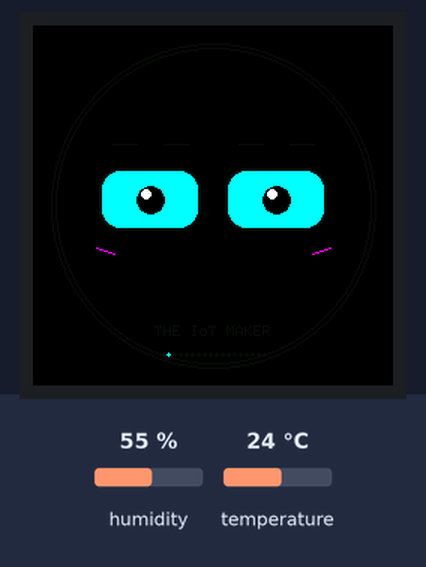
The sketch below on a simulated ESP32-C3. Parts: 240×240 colour display. The test bench sets the inputs (shaded band); at power-on: humidity 55 %, temperature 24 °C. WiFi joins after 1.5 s; servers stay silent unless stated; the local clock reads 2024-03-15 10:24:30 at power-on unless the sketch sets it; random numbers use the default seed unless the sketch sets one; what the sketch prints to the serial monitor is not drawn.

Above: at 4.2 s.
4.3 s: humidity set to 22 %
At 7.9 s:
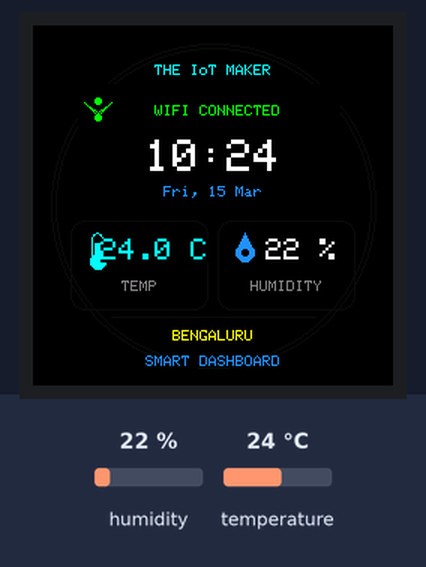
11.1 s: temperature set to 12 °C
At 16.2 s:
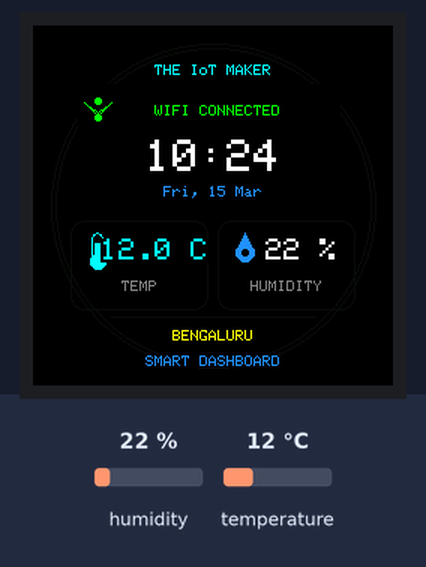
16.5 s: humidity set to 40 %
At 18.9 s:
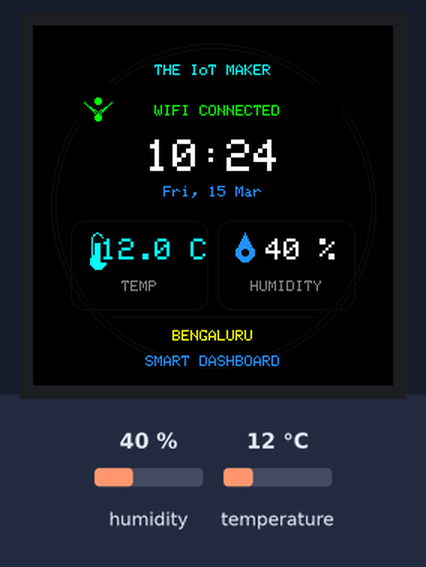
22.1 s: temperature set to 19 °C
At 32.1 s:
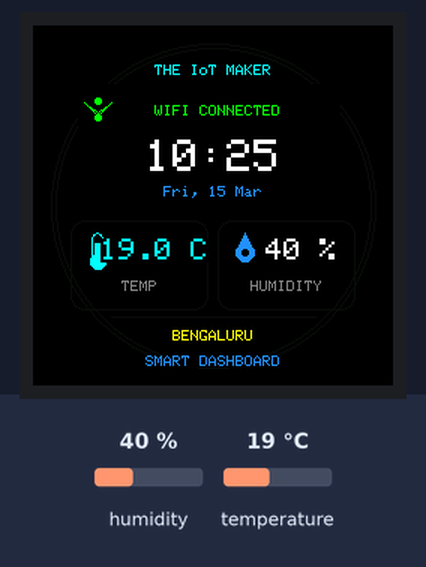
Timing chart, 0 to 33.6 s (numbered marks = the images above; inputs shaded):
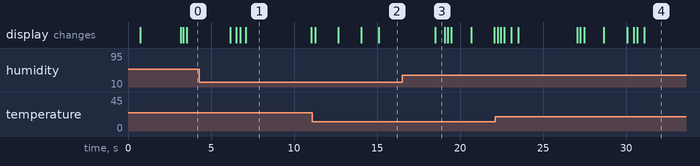

Measured:
- what the display in image 1 shows lasts 3.9 s, from 7.1 s to 11.0 s
- what the display in image 3 shows lasts 0.6 s, from 18.5 s to 19.1 s

The sketch:

esp32c3_gc9a01_companion.ino
```cpp
#define LGFX_USE_V1
#include <Arduino.h>
#include <WiFi.h>
#include <time.h>
#include <DHT.h>
#include <LovyanGFX.hpp>
#include "iot_maker_logo_240.h"

// =====================================================
// WIFI SETTINGS
// =====================================================
const char* WIFI_SSID = "esp";
const char* WIFI_PASSWORD = "YOUR_WIFI_PASSWORD";  // Paste your password locally before uploading.

// Display Configuration Labels
const char* LOCATION_NAME = "BENGALURU";
const long GMT_OFFSET_SEC = 19800;  // India Standard Time (UTC+5:30)
const int DAYLIGHT_OFFSET_SEC = 0;
const char* NTP_SERVER = "pool.ntp.org";

// =====================================================
// DHT11 SENSOR CONFIGURATION
// =====================================================
#define DHT_PIN 3
#define DHT_TYPE DHT11
DHT dht(DHT_PIN, DHT_TYPE);

// =====================================================
// MULTI-SYSTEM DRIVER DEFINITION
// =====================================================
class LGFX_ESP32C3_GC9A01 : public lgfx::LGFX_Device {
  lgfx::Panel_GC9A01 panel;
  lgfx::Bus_SPI bus;

public:
  LGFX_ESP32C3_GC9A01() {
    auto cfg = bus.config();
    cfg.spi_host = SPI2_HOST;
    cfg.spi_mode = 0;
    cfg.freq_write = 20000000;  // 20MHz stabilizes data throughput to avoid antenna jamming
    cfg.freq_read = 16000000;
    cfg.pin_sclk = 4;
    cfg.pin_mosi = 6;
    cfg.pin_miso = -1;
    cfg.pin_dc = 1;
    bus.config(cfg);
    panel.setBus(&bus);

    auto pc = panel.config();
    pc.pin_cs = 7;
    pc.pin_rst = 0;
    pc.pin_busy = -1;
    pc.panel_width = 240;
    pc.panel_height = 240;
    pc.memory_width = 240;
    pc.memory_height = 240;
    pc.offset_x = 0;
    pc.offset_y = 0;
    pc.invert = true;
    pc.rgb_order = false;
    panel.config(pc);
    setPanel(&panel);
  }
};

LGFX_ESP32C3_GC9A01 tft;
// Face graphics are drawn directly to the TFT to avoid a large framebuffer.

// =====================================================
// COLOR SPECTRUM SYSTEM
// =====================================================
constexpr uint16_t BLACK = 0x0000;
constexpr uint16_t NAVY = 0x0861;
constexpr uint16_t CYAN = 0x07FF;
constexpr uint16_t BLUE = 0x249F;
constexpr uint16_t WHITE = 0xFFFF;
constexpr uint16_t YELLOW = 0xFFE0;
constexpr uint16_t GREEN = 0x07E0;
constexpr uint16_t RED = 0xF800;
constexpr uint16_t GREY = 0x8410;
constexpr uint16_t PINK = 0xF81F;
constexpr uint16_t PURPLE = 0xA81F;

constexpr int CX = 120;
constexpr int CY = 120;

// =====================================================
// STATE REGISTERS & GLOBAL ENGINE TIMER BLOCKS
// =====================================================
enum OperationalMode { MODE_FACE,
                       MODE_DASHBOARD };
OperationalMode currentMode = MODE_FACE;
uint32_t lastModeSwitchTime = 0;
constexpr uint32_t MODE_SWITCH_INTERVAL_MS = 4000;  // Cycles screens every 4 seconds

// Sensor Tracking Fields
float temperatureC = NAN;
float humidityPct = NAN;
bool sensorValid = false;
bool clockValid = false;
bool ntpRequested = false;

uint32_t lastSensorRead = 0;
uint32_t lastDisplayUpdate = 0;
uint32_t lastWiFiAttempt = 0;
const uint32_t SENSOR_INTERVAL_MS = 2500;
const uint32_t DISPLAY_INTERVAL_MS = 500;
const uint32_t WIFI_RETRY_MS = 15000;

// Robotic Expressions Fields
enum Emotion {
  NEUTRAL,
  HAPPY,
  SAD,
  ANGRY,
  SLEEPY,
  SURPRISED,
  CURIOUS,
  CONFUSED,
  EXCITED,
  SUSPICIOUS,
  SCARED,
  LOVE,
  DIZZY,
  THINKING,
  CRYING,
  PLAYFUL,
  TIRED,
  DETERMINED,
  EMOTION_COUNT
};

Emotion emotion = NEUTRAL;
uint32_t emotionTimer = 0;
uint32_t frameTimer = 0;
uint32_t blinkTimer = 0;
uint32_t blinkStart = 0;
uint32_t gazeTimer = 0;

int gazeX = 0;
int gazeY = 0;
bool blinking = false;
constexpr uint32_t EMOTION_MS = 3000;
constexpr uint32_t FRAME_MS = 200;  // Direct TFT redraw; reduces unnecessary refresh traffic.
constexpr uint32_t BLINK_MS = 150;

// =====================================================
// TEXT & GRAPHICS HELPERS
// =====================================================
void centeredText(const char* text, int x, int y, uint16_t color, int size = 1) {
  tft.setTextDatum(middle_center);
  tft.setTextColor(color, BLACK);
  tft.setTextSize(size);
  tft.drawString(text, x, y);
}

void clearTextArea(int x, int y, int w, int h) {
  tft.fillRect(x, y, w, h, BLACK);
}

void drawWiFiIcon(int x, int y, bool connected) {
  uint16_t c = connected ? GREEN : RED;
  tft.fillCircle(x, y - 7, 2, c);
  tft.drawLine(x - 5, y - 3, x, y + 1, c);
  tft.drawLine(x + 5, y - 3, x, y + 1, c);
  tft.drawLine(x - 9, y - 6, x, y + 3, c);
  tft.drawLine(x + 9, y - 6, x, y + 3, c);
  tft.fillCircle(x, y + 4, 2, c);
}

void drawThermometer(int x, int y) {
  tft.drawRoundRect(x - 4, y - 10, 8, 20, 4, CYAN);
  tft.fillCircle(x, y + 9, 5, CYAN);
  tft.fillRect(x - 2, y - 3, 4, 12, CYAN);
}

void drawHumidityIcon(int x, int y) {
  tft.fillTriangle(x, y - 10, x - 6, y + 2, x + 6, y + 2, BLUE);
  tft.fillCircle(x, y + 3, 6, BLUE);
  tft.fillCircle(x, y + 3, 2, BLACK);
}

// =====================================================
// EXPRESIONS GENERATOR RENDERING HELPER PIPELINES
// =====================================================
void sparkle(int x, int y, int r, uint16_t color) {
  tft.drawLine(x - r, y, x + r, y, color);
  tft.drawLine(x, y - r, x, y + r, color);
  tft.drawLine(x - r / 2, y - r / 2, x + r / 2, y + r / 2, color);
  tft.drawLine(x - r / 2, y + r / 2, x + r / 2, y - r / 2, color);
}

void heart(int x, int y, int s, uint16_t color) {
  tft.fillCircle(x - s / 3, y - s / 4, s / 3, color);
  tft.fillCircle(x + s / 3, y - s / 4, s / 3, color);
  tft.fillTriangle(x - s * 2 / 3, y - s / 5, x + s * 2 / 3, y - s / 5, x, y + s, color);
}

void eyebrows(int x, int y, Emotion e) {
  int lx = x - 17;
  int rx = x + 17;
  int by = y - 37;
  switch (e) {
    case ANGRY:
    case DETERMINED:
      tft.drawLine(lx - 12, by - 5, lx + 12, by + 4, CYAN);
      tft.drawLine(rx - 12, by + 4, rx + 12, by - 5, CYAN);
      break;
    case SAD:
    case CRYING:
      tft.drawLine(lx - 12, by + 4, lx + 12, by - 4, BLUE);
      tft.drawLine(rx - 12, by - 4, rx + 12, by + 4, BLUE);
      break;
    case SURPRISED:
    case SCARED:
    case EXCITED:
      tft.drawLine(lx - 10, by - 5, lx + 10, by - 5, CYAN);
      tft.drawLine(rx - 10, by - 5, rx + 10, by - 5, CYAN);
      break;
    case CONFUSED:
    case CURIOUS:
    case SUSPICIOUS:
      tft.drawLine(lx - 10, by - 3, lx + 10, by, CYAN);
      tft.drawLine(rx - 10, by, rx + 10, by - 6, CYAN);
      break;
    default:
      tft.drawLine(lx - 8, by, lx + 8, by, NAVY);
      tft.drawLine(rx - 8, by, rx + 8, by, NAVY);
      break;
  }
}

void drawEye(int x, int y, int w, int h, Emotion e, bool closed, uint16_t color) {
  if (closed || h < 5) {
    tft.drawLine(x - w / 2, y, x - w / 4, y + 3, color);
    tft.drawLine(x - w / 4, y + 3, x, y + 4, color);
    tft.drawLine(x, y + 4, x + w / 4, y + 3, color);
    tft.drawLine(x + w / 4, y + 3, x + w / 2, y, color);
    return;
  }
  tft.fillRoundRect(x - w / 2 - 2, y - h / 2 - 2, w + 4, h + 4, 14, NAVY);
  tft.fillRoundRect(x - w / 2, y - h / 2, w, h, 12, color);
  int px = x + gazeX;
  int py = y + gazeY;
  if (e == LOVE) {
    heart(px, py - 2, 16, PINK);
  } else if (e == DIZZY) {
    tft.drawLine(px - 7, py - 7, px + 7, py + 7, BLACK);
    tft.drawLine(px + 7, py - 7, px - 7, py + 7, BLACK);
  } else if (e == EXCITED) {
    tft.fillCircle(px, py, 6, WHITE);
    tft.drawCircle(px, py, 9, BLUE);
  } else {
    tft.fillCircle(px, py, 9, BLACK);
    tft.fillCircle(px - 3, py - 4, 3, WHITE);
  }
  if (e == SLEEPY || e == TIRED) {
    tft.fillRect(x - w / 2, y - h / 2, w, h / 3, BLACK);
    tft.drawLine(x - w / 2, y - h / 6, x + w / 2, y - h / 6, color);
  }
  if (e == ANGRY || e == DETERMINED) { tft.fillTriangle(x - w / 2, y - h / 2, x + w / 2, y - h / 2, x + w / 2, y - h / 5, BLACK); }
  if (e == SAD || e == CRYING) { tft.fillTriangle(x - w / 2, y - h / 2, x + w / 2, y - h / 2, x - w / 2, y + h / 5, BLACK); }
}

void drawExtras(Emotion e) {
  switch (e) {
    case HAPPY:
      tft.drawLine(42, 148, 54, 152, PINK);
      tft.drawLine(186, 152, 198, 148, PINK);
      break;
    case EXCITED:
      sparkle(37, 86, 6, YELLOW);
      sparkle(203, 86, 6, YELLOW);
      break;
    case LOVE:
      heart(39, 86, 11, PINK);
      heart(201, 86, 11, PINK);
      break;
    case DIZZY:
      tft.drawCircle(120, 181, 6, PURPLE);
      tft.drawCircle(120, 181, 3, PURPLE);
      break;
    case THINKING:
      tft.drawCircle(191, 78, 4, CYAN);
      tft.drawCircle(202, 67, 3, CYAN);
      break;
    case CRYING:
      tft.fillCircle(66, 151, 4, CYAN);
      tft.fillCircle(174, 151, 4, CYAN);
      tft.fillTriangle(62, 153, 70, 153, 66, 163, CYAN);
      tft.fillTriangle(170, 153, 178, 153, 174, 163, CYAN);
      break;
    case PLAYFUL:
      tft.drawLine(108, 180, 120, 187, PINK);
      tft.drawLine(120, 187, 132, 180, PINK);
      break;
    case SCARED: tft.drawCircle(120, 181, 8, BLUE); break;
    default: break;
  }
}

// =====================================================
// VIEW RENDER EXECUTION PLANNERS
// =====================================================
void renderFace() {
  tft.fillScreen(BLACK);
  tft.drawCircle(CX, CY, 108, NAVY);
  tft.drawCircle(CX, CY, 105, NAVY);

  int w = 64;
  int h = 54;
  int ey = 116;
  int gx = gazeX;
  int gy = gazeY;
  uint16_t color = CYAN;
  bool forcedClosed = false;

  switch (emotion) {
    case HAPPY:
      w = 64;
      h = 38;
      break;
    case SAD:
      w = 64;
      h = 49;
      gy = 4;
      color = BLUE;
      break;
    case ANGRY:
      w = 64;
      h = 43;
      color = BLUE;
      break;
    case SLEEPY:
      w = 64;
      h = 32;
      forcedClosed = true;
      color = BLUE;
      break;
    case SURPRISED:
      w = 58;
      h = 62;
      break;
    case CURIOUS:
      w = 60;
      h = 50;
      gx = 7;
      break;
    case CONFUSED:
      w = 64;
      h = 45;
      gx = -4;
      break;
    case EXCITED:
      w = 64;
      h = 58;
      color = YELLOW;
      break;
    case SUSPICIOUS:
      w = 64;
      h = 36;
      gx = 8;
      color = BLUE;
      break;
    case SCARED:
      w = 58;
      h = 60;
      color = BLUE;
      break;
    case LOVE:
      w = 64;
      h = 52;
      color = PINK;
      break;
    case DIZZY:
      w = 64;
      h = 52;
      color = PURPLE;
      break;
    case THINKING:
      w = 64;
      h = 48;
      gx = 9;
      gy = -5;
      break;
    case CRYING:
      w = 64;
      h = 44;
      color = BLUE;
      break;
    case PLAYFUL:
      w = 64;
      h = 45;
      gx = -5;
      break;
    case TIRED:
      w = 64;
      h = 32;
      color = BLUE;
      break;
    case DETERMINED:
      w = 64;
      h = 42;
      color = BLUE;
      break;
    default: break;
  }

  const int leftX = 78;
  const int rightX = 162;
  eyebrows(leftX, ey, emotion);
  eyebrows(rightX, ey, emotion);
  bool closed = blinking || forcedClosed;

  drawEye(leftX, ey, w, h, emotion, closed, color);

  drawEye(rightX, ey, w, h, emotion, closed, color);
  drawExtras(emotion);
  tft.setTextDatum(middle_center);
  tft.setTextColor(NAVY, BLACK);
  tft.setTextSize(1);
  tft.drawString("THE IoT MAKER", CX, 204);
  int sx = CX - 34;
  for (int i = 0; i < EMOTION_COUNT; i++) {
    tft.fillCircle(sx + i * 4, 219, 1, (i == emotion) ? CYAN : NAVY);
  }
}
void drawHomeLayout() {
  tft.fillScreen(BLACK);
  tft.drawCircle(CX, CY, 108, NAVY);
  tft.drawCircle(CX, CY, 105, NAVY);
  centeredText("THE IoT MAKER", CX, 30, CYAN, 1);
  bool connected = (WiFi.status() == WL_CONNECTED);
  drawWiFiIcon(43, 57, connected);
  centeredText(connected ? "WIFI CONNECTED" : "WIFI OFFLINE", 123, 57, connected ? GREEN : RED, 1);
  struct tm timeInfo;
  char timeText[12] = "--:--";
  char dateText[24] = "WAITING FOR NTP";
  if (clockValid && getLocalTime(&timeInfo, 5)) {
    strftime(timeText, sizeof(timeText), "%H:%M", &timeInfo);
    strftime(dateText, sizeof(dateText), "%a, %d %b", &timeInfo);
  }
  centeredText(timeText, CX, 88, WHITE, 3);
  centeredText(dateText, CX, 111, BLUE, 1);
  // Matching sensor cards: same icon offset, value baseline, and label center.
  tft.drawRoundRect(25, 130, 92, 60, 9, NAVY);
  tft.drawRoundRect(123, 130, 92, 60, 9, NAVY);
  drawThermometer(43, 148);
  drawHumidityIcon(141, 148);

  char tempText[16];
  char humText[16];
  if (sensorValid) {
    snprintf(tempText, sizeof(tempText), "%.1f C", temperatureC);
    snprintf(humText, sizeof(humText), "%.0f %%", humidityPct);
  } else {
    snprintf(tempText, sizeof(tempText), "--.- C");
    snprintf(humText, sizeof(humText), "-- %%");
  }
  centeredText(tempText, 81, 150, CYAN, 2);
  centeredText(humText, 179, 150, WHITE, 2);
  centeredText("TEMP", 71, 174, GREY, 1);
  centeredText("HUMIDITY", 169, 174, GREY, 1);
  tft.drawLine(52, 194, 188, 194, NAVY);
  centeredText(LOCATION_NAME, CX, 207, YELLOW, 1);
  centeredText("SMART DASHBOARD", CX, 224, BLUE, 1);
}
void updateActiveDashboardElements() {
  bool connected = (WiFi.status() == WL_CONNECTED);
  clearTextArea(30, 39, 175, 34);
  drawWiFiIcon(43, 57, connected);
  centeredText(connected ? "WIFI CONNECTED" : "WIFI OFFLINE", 123, 57, connected ? GREEN : RED, 1);
  struct tm timeInfo;
  char timeText[12] = "--:--";
  char dateText[24] = "WAITING FOR NTP";
  if (getLocalTime(&timeInfo, 5)) {
    strftime(timeText, sizeof(timeText), "%H:%M", &timeInfo);
    strftime(dateText, sizeof(dateText), "%a, %d %b", &timeInfo);
    clockValid = true;
  }
  clearTextArea(45, 69, 150, 39);
  clearTextArea(46, 101, 148, 19);
  centeredText(timeText, CX, 88, WHITE, 3);
  centeredText(dateText, CX, 111, BLUE, 1);
  char tempText[16];
  char humText[16];
  if (sensorValid) {
    snprintf(tempText, sizeof(tempText), "%.1f C", temperatureC);
    snprintf(humText, sizeof(humText), "%.0f %%", humidityPct);
  } else {
    snprintf(tempText, sizeof(tempText), "--.- C");
    snprintf(humText, sizeof(humText), "-- %%");
  }
  // Clear only each card's value field, preserving its border and icon.
  tft.fillRect(53, 137, 58, 27, BLACK);
  tft.fillRect(151, 137, 58, 27, BLACK);
  centeredText(tempText, 81, 150, CYAN, 2);
  centeredText(humText, 179, 150, WHITE, 2);
}
// =====================================================
// RECURRENT STATE BACKGROUND ASYNC ENGINES
// =====================================================
void runExpressionStateEngine(uint32_t now) {
  if (now - emotionTimer >= EMOTION_MS) {
    emotionTimer = now;
    // Corrected casting syntax using explicit template indicators
    emotion = static_cast<Emotion>((static_cast<int>(emotion) + 1) % EMOTION_COUNT);
  }
  if (!blinking && (now - blinkTimer >= 3000 + random(4000))) {
    blinking = true;
    blinkStart = now;
  }
  if (blinking && (now - blinkStart >= BLINK_MS)) {
    blinking = false;
    blinkTimer = now;
  }
  if (now - gazeTimer >= 1500 + random(2000)) {
    gazeTimer = now;
    if (random(10) > 6) {
      gazeX = random(-6, 7); gazeY = random(-4, 5);
    } else {
      gazeX = 0; gazeY = 0;
    }
  }
}

// =====================================================
// START NTP WHEN WIFI CONNECTS
// =====================================================
void startNTP() {
  configTime(
    GMT_OFFSET_SEC,
    DAYLIGHT_OFFSET_SEC,
    NTP_SERVER);
  ntpRequested = true;
  Serial.println("NTP time synchronization requested.");
}
// =====================================================
// NON-BLOCKING WIFI MANAGEMENT
// =====================================================
void manageWiFi(uint32_t now) {
  if (WiFi.status() == WL_CONNECTED) {
    if (!ntpRequested) {
      startNTP();
    }
    return;
  }
  ntpRequested = false;
  if (now - lastWiFiAttempt < WIFI_RETRY_MS) {
    return;
  }
  lastWiFiAttempt = now;
  Serial.printf("Connecting to Wi-Fi SSID: %s\n", WIFI_SSID);
  if (WiFi.status() != WL_IDLE_STATUS) {
    WiFi.disconnect();
  }
  WiFi.begin(WIFI_SSID, WIFI_PASSWORD);
  WiFi.setTxPower(WIFI_POWER_8_5dBm);  // Suppress antenna electrical noise to keep SPI clean
}
void runNetworkAndSensorEngines(uint32_t now) {
  // Asynchronous Sensor Engine
  if (now - lastSensorRead >= SENSOR_INTERVAL_MS) {
    lastSensorRead = now;
    float h = dht.readHumidity();
    float t = dht.readTemperature();
    if (!isnan(h) && !isnan(t)) {
      temperatureC = t;
      humidityPct = h;
      sensorValid = true;
    }
  }
  // Execute Non-Blocking Wi-Fi Management Block
  manageWiFi(now);
}
// =====================================================
// STARTUP LOGO SPLASH
// Header must define a 240x240 RGB565 array named
// iot_maker_logo_240. Keep the header beside this sketch.
// =====================================================
void showLogoSplash() {
  tft.fillScreen(WHITE);
  tft.setSwapBytes(true);
  tft.pushImage(0, 0, 240, 240, iot_maker_logo_240);
  delay(2200);
  tft.setSwapBytes(false);
}

// =====================================================
// CORE ARDUINO BOOT & SCHEDULER LOOP
// =====================================================
void setup() {
  Serial.begin(115200);
  // Clean initialization sequence to prevent background crash loops
  WiFi.disconnect(true, true);
  delay(400);
  WiFi.mode(WIFI_STA);
  WiFi.setAutoReconnect(false);
  Serial.println("[BOOT] Initializing Hardware SPI and Modules...");
  WiFi.begin(WIFI_SSID, WIFI_PASSWORD);
  WiFi.setTxPower(WIFI_POWER_8_5dBm);  // Drops radio current load spikes
  dht.begin();
  tft.init();
  tft.setRotation(0);

  // Show the logo after panel initialization and before any screen renderer.
  showLogoSplash();

  lastModeSwitchTime = millis();
  drawHomeLayout();  // Initialize base canvas coordinates layout
}
void loop() {
  uint32_t now = millis();
  // Run async asset trackers continuously
  runNetworkAndSensorEngines(now);
  // Screen Mode Switching logic (Swaps screens every 4 seconds)
  if (now - lastModeSwitchTime >= MODE_SWITCH_INTERVAL_MS) {
    lastModeSwitchTime = now;
    // Alternate between the face and dashboard every four seconds.
    currentMode = (currentMode == MODE_FACE) ? MODE_DASHBOARD : MODE_FACE;
    if (currentMode == MODE_DASHBOARD) {
      drawHomeLayout();  // Full layout background refresh when flipping
    }
  }
  // Screen View Rendering Logic
  if (currentMode == MODE_FACE) {
    runExpressionStateEngine(now);
    if (now - frameTimer >= FRAME_MS) {
      frameTimer = now;
      renderFace();  // Draws directly to the TFT without a full-screen sprite
    }
  } else {
    if (now - lastDisplayUpdate >= DISPLAY_INTERVAL_MS) {
      lastDisplayUpdate = now;
      updateActiveDashboardElements();  // Partial space refresh to clear out screen flicker
    }
  }
}
```

Source omitted: iot_maker_logo_240.h (2098 bytes)
